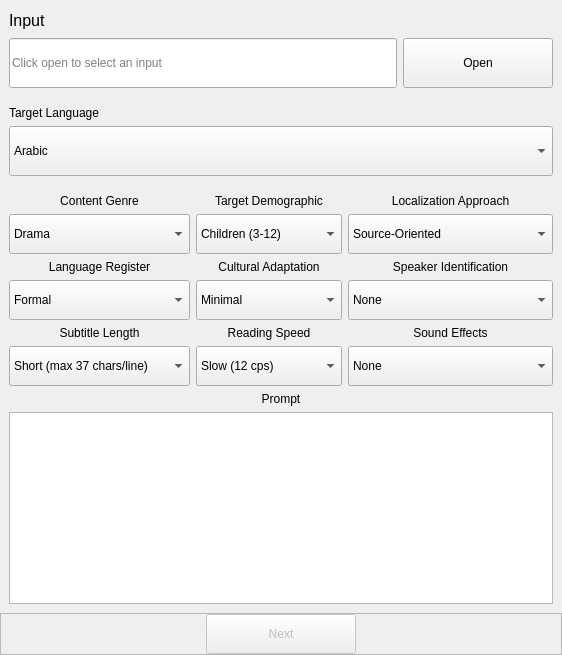
            <widget class="QWidget" name="Home">
             <property name="sizePolicy">
              <sizepolicy hsizetype="Preferred" vsizetype="Preferred">
               <horstretch>0</horstretch>
               <verstretch>0</verstretch>
              </sizepolicy>
             </property>
             <property name="maximumSize">
              <size>
               <width>16777215</width>
               <height>16777215</height>
              </size>
             </property>
             <layout class="QVBoxLayout" name="verticalLayout">
              <property name="spacing">
               <number>0</number>
              </property>
              <property name="leftMargin">
               <number>0</number>
              </property>
              <property name="topMargin">
               <number>0</number>
              </property>
              <property name="rightMargin">
               <number>0</number>
              </property>
              <property name="bottomMargin">
               <number>0</number>
              </property>
              <item>
               <layout class="QGridLayout" name="GridLayout">
                <property name="leftMargin">
                 <number>9</number>
                </property>
                <property name="topMargin">
                 <number>9</number>
                </property>
                <property name="rightMargin">
                 <number>9</number>
                </property>
                <property name="bottomMargin">
                 <number>9</number>
                </property>
                <property name="spacing">
                 <number>6</number>
                </property>
                <item row="1" column="0">
                 <widget class="QLineEdit" name="input">
                  <property name="enabled">
                   <bool>true</bool>
                  </property>
                  <property name="sizePolicy">
                   <sizepolicy hsizetype="Preferred" vsizetype="Preferred">
                    <horstretch>0</horstretch>
                    <verstretch>0</verstretch>
                   </sizepolicy>
                  </property>
                  <property name="minimumSize">
                   <size>
                    <width>0</width>
                    <height>50</height>
                   </size>
                  </property>
                  <property name="maximumSize">
                   <size>
                    <width>16777215</width>
                    <height>50</height>
                   </size>
                  </property>
                  <property name="text">
                   <string/>
                  </property>
                  <property name="dragEnabled">
                   <bool>true</bool>
                  </property>
                  <property name="readOnly">
                   <bool>true</bool>
                  </property>
                  <property name="placeholderText">
                   <string>Click open to select an input</string>
                  </property>
                 </widget>
                </item>
                <item row="0" column="0">
                 <widget class="QLabel" name="lbl_input">
                  <property name="sizePolicy">
                   <sizepolicy hsizetype="Preferred" vsizetype="Fixed">
                    <horstretch>0</horstretch>
                    <verstretch>0</verstretch>
                   </sizepolicy>
                  </property>
                  <property name="minimumSize">
                   <size>
                    <width>0</width>
                    <height>23</height>
                   </size>
                  </property>
                  <property name="font">
                   <font>
                    <family>Tahoma</family>
                    <pointsize>12</pointsize>
                    <italic>false</italic>
                    <bold>false</bold>
                   </font>
                  </property>
                  <property name="text">
                   <string>Input</string>
                  </property>
                 </widget>
                </item>
                <item row="1" column="1">
                 <widget class="QPushButton" name="btn_open">
                  <property name="sizePolicy">
                   <sizepolicy hsizetype="Preferred" vsizetype="Preferred">
                    <horstretch>0</horstretch>
                    <verstretch>0</verstretch>
                   </sizepolicy>
                  </property>
                  <property name="minimumSize">
                   <size>
                    <width>0</width>
                    <height>50</height>
                   </size>
                  </property>
                  <property name="maximumSize">
                   <size>
                    <width>150</width>
                    <height>16777215</height>
                   </size>
                  </property>
                  <property name="layoutDirection">
                   <enum>Qt::LayoutDirection::LeftToRight</enum>
                  </property>
                  <property name="text">
                   <string>Open</string>
                  </property>
                  <property name="icon">
                   <iconset resource="resources.qrc">
                    <normaloff>:/icons/images/icons/cil-folder-open.png</normaloff>:/icons/images/icons/cil-folder-open.png</iconset>
                  </property>
                 </widget>
                </item>
               </layout>
              </item>
              <item>
               <layout class="QGridLayout" name="GridLayout2">
                <property name="leftMargin">
                 <number>9</number>
                </property>
                <property name="topMargin">
                 <number>9</number>
                </property>
                <property name="rightMargin">
                 <number>9</number>
                </property>
                <property name="bottomMargin">
                 <number>9</number>
                </property>
                <property name="spacing">
                 <number>6</number>
                </property>
                <item row="0" column="0">
                 <widget class="QLabel" name="lbl_language">
                  <property name="sizePolicy">
                   <sizepolicy hsizetype="Preferred" vsizetype="Fixed">
                    <horstretch>0</horstretch>
                    <verstretch>0</verstretch>
                   </sizepolicy>
                  </property>
                  <property name="text">
                   <string>Target Language</string>
                  </property>
                 </widget>
                </item>
                <item row="1" column="0">
                 <widget class="QComboBox" name="target_language">
                  <property name="minimumSize">
                   <size>
                    <width>0</width>
                    <height>50</height>
                   </size>
                  </property>
                  <item>
                   <property name="text">
                    <string>Arabic</string>
                   </property>
                  </item>
                  <item>
                   <property name="text">
                    <string>English</string>
                   </property>
                  </item>
                  <item>
                   <property name="text">
                    <string>Spanish</string>
                   </property>
                  </item>
                  <item>
                   <property name="text">
                    <string>German</string>
                   </property>
                  </item>
                  <item>
                   <property name="text">
                    <string>French</string>
                   </property>
                  </item>
                  <item>
                   <property name="text">
                    <string>Chinese (Simplified)</string>
                   </property>
                  </item>
                  <item>
                   <property name="text">
                    <string>Chinese (Traditional)</string>
                   </property>
                  </item>
                  <item>
                   <property name="text">
                    <string>Hindi</string>
                   </property>
                  </item>
                  <item>
                   <property name="text">
                    <string>Japanese</string>
                   </property>
                  </item>
                  <item>
                   <property name="text">
                    <string>Russian</string>
                   </property>
                  </item>
                  <item>
                   <property name="text">
                    <string>Urdu</string>
                   </property>
                  </item>
                  <item>
                   <property name="text">
                    <string>Portuguese</string>
                   </property>
                  </item>
                  <item>
                   <property name="text">
                    <string>Vietnamese</string>
                   </property>
                  </item>
                  <item>
                   <property name="text">
                    <string>Bengali</string>
                   </property>
                  </item>
                 </widget>
                </item>
               </layout>
              </item>
              <item>
               <layout class="QGridLayout" name="GridLayout3">
                <property name="leftMargin">
                 <number>9</number>
                </property>
                <property name="topMargin">
                 <number>9</number>
                </property>
                <property name="rightMargin">
                 <number>9</number>
                </property>
                <property name="bottomMargin">
                 <number>9</number>
                </property>
                <property name="spacing">
                 <number>6</number>
                </property>
                <item row="2" column="0">
                 <widget class="QPlainTextEdit" name="prompt_edit"/>
                </item>
                <item row="1" column="0">
                 <widget class="QLabel" name="label_13">
                  <property name="text">
                   <string>Prompt</string>
                  </property>
                  <property name="alignment">
                   <set>Qt::AlignmentFlag::AlignCenter</set>
                  </property>
                 </widget>
                </item>
                <item row="0" column="0">
                 <layout class="QGridLayout" name="gridLayout">
                  <item row="3" column="0">
                   <widget class="QComboBox" name="box_register">
                    <property name="minimumSize">
                     <size>
                      <width>0</width>
                      <height>40</height>
                     </size>
                    </property>
                    <item>
                     <property name="text">
                      <string>Formal</string>
                     </property>
                    </item>
                    <item>
                     <property name="text">
                      <string>Neutral</string>
                     </property>
                    </item>
                    <item>
                     <property name="text">
                      <string>Informal</string>
                     </property>
                    </item>
                    <item>
                     <property name="text">
                      <string>Colloquial</string>
                     </property>
                    </item>
                   </widget>
                  </item>
                  <item row="0" column="0">
                   <widget class="QLabel" name="label_4">
                    <property name="text">
                     <string>Content Genre</string>
                    </property>
                    <property name="alignment">
                     <set>Qt::AlignmentFlag::AlignCenter</set>
                    </property>
                   </widget>
                  </item>
                  <item row="2" column="0">
                   <widget class="QLabel" name="label_5">
                    <property name="text">
                     <string>Language Register</string>
                    </property>
                    <property name="alignment">
                     <set>Qt::AlignmentFlag::AlignCenter</set>
                    </property>
                   </widget>
                  </item>
                  <item row="1" column="1">
                   <widget class="QComboBox" name="box_demo">
                    <property name="minimumSize">
                     <size>
                      <width>0</width>
                      <height>40</height>
                     </size>
                    </property>
                    <item>
                     <property name="text">
                      <string>Children (3-12)</string>
                     </property>
                    </item>
                    <item>
                     <property name="text">
                      <string>Teenagers (13-17)</string>
                     </property>
                    </item>
                    <item>
                     <property name="text">
                      <string>Young Adults (18-30)</string>
                     </property>
                    </item>
                    <item>
                     <property name="text">
                      <string>Adults (31-64)</string>
                     </property>
                    </item>
                    <item>
                     <property name="text">
                      <string>Seniors (65+)</string>
                     </property>
                    </item>
                    <item>
                     <property name="text">
                      <string>General Audience</string>
                     </property>
                    </item>
                   </widget>
                  </item>
                  <item row="5" column="1">
                   <widget class="QComboBox" name="box_speed">
                    <property name="minimumSize">
                     <size>
                      <width>0</width>
                      <height>40</height>
                     </size>
                    </property>
                    <item>
                     <property name="text">
                      <string>Slow (12 cps)</string>
                     </property>
                    </item>
                    <item>
                     <property name="text">
                      <string>Medium (15 cps)</string>
                     </property>
                    </item>
                    <item>
                     <property name="text">
                      <string>Fast (17 cps)</string>
                     </property>
                    </item>
                    <item>
                     <property name="text">
                      <string>Very Fast (20 cps)</string>
                     </property>
                    </item>
                   </widget>
                  </item>
                  <item row="5" column="0">
                   <widget class="QComboBox" name="box_subtitle">
                    <property name="minimumSize">
                     <size>
                      <width>0</width>
                      <height>40</height>
                     </size>
                    </property>
                    <item>
                     <property name="text">
                      <string>Short (max 37 chars/line)</string>
                     </property>
                    </item>
                    <item>
                     <property name="text">
                      <string>Medium (max 42 chars/line)</string>
                     </property>
                    </item>
                    <item>
                     <property name="text">
                      <string>Long (max 50 chars/line)</string>
                     </property>
                    </item>
                   </widget>
                  </item>
                  <item row="1" column="0">
                   <widget class="QComboBox" name="box_genre">
                    <property name="minimumSize">
                     <size>
                      <width>0</width>
                      <height>40</height>
                     </size>
                    </property>
                    <item>
                     <property name="text">
                      <string>Drama</string>
                     </property>
                    </item>
                    <item>
                     <property name="text">
                      <string>Comedy</string>
                     </property>
                    </item>
                    <item>
                     <property name="text">
                      <string>Action/Adventure</string>
                     </property>
                    </item>
                    <item>
                     <property name="text">
                      <string>Documentary</string>
                     </property>
                    </item>
                    <item>
                     <property name="text">
                      <string>News/Current Affairs</string>
                     </property>
                    </item>
                    <item>
                     <property name="text">
                      <string>Educational</string>
                     </property>
                    </item>
                    <item>
                     <property name="text">
                      <string>Sci-Fi/Fantasy</string>
                     </property>
                    </item>
                    <item>
                     <property name="text">
                      <string>Animation</string>
                     </property>
                    </item>
                   </widget>
                  </item>
                  <item row="1" column="2">
                   <widget class="QComboBox" name="box_localization">
                    <property name="minimumSize">
                     <size>
                      <width>0</width>
                      <height>40</height>
                     </size>
                    </property>
                    <item>
                     <property name="text">
                      <string>Source-Oriented</string>
                     </property>
                    </item>
                    <item>
                     <property name="text">
                      <string>Target-Oriented</string>
                     </property>
                    </item>
                    <item>
                     <property name="text">
                      <string>Neutral</string>
                     </property>
                    </item>
                    <item>
                     <property name="text">
                      <string>Transcreation</string>
                     </property>
                    </item>
                   </widget>
                  </item>
                  <item row="3" column="1">
                   <widget class="QComboBox" name="box_culture">
                    <property name="minimumSize">
                     <size>
                      <width>0</width>
                      <height>40</height>
                     </size>
                    </property>
                    <item>
                     <property name="text">
                      <string>Minimal</string>
                     </property>
                    </item>
                    <item>
                     <property name="text">
                      <string>Moderate</string>
                     </property>
                    </item>
                    <item>
                     <property name="text">
                      <string>Extensive</string>
                     </property>
                    </item>
                    <item>
                     <property name="text">
                      <string>Explicative</string>
                     </property>
                    </item>
                   </widget>
                  </item>
                  <item row="5" column="2">
                   <widget class="QComboBox" name="box_sound">
                    <property name="minimumSize">
                     <size>
                      <width>0</width>
                      <height>40</height>
                     </size>
                    </property>
                    <item>
                     <property name="text">
                      <string>None</string>
                     </property>
                    </item>
                    <item>
                     <property name="text">
                      <string>Minimal (key sounds only)</string>
                     </property>
                    </item>
                    <item>
                     <property name="text">
                      <string>Descriptive (all relevant sounds)</string>
                     </property>
                    </item>
                    <item>
                     <property name="text">
                      <string>Enhanced (sounds and music)</string>
                     </property>
                    </item>
                   </widget>
                  </item>
                  <item row="3" column="2">
                   <widget class="QComboBox" name="box_speaker">
                    <property name="minimumSize">
                     <size>
                      <width>0</width>
                      <height>40</height>
                     </size>
                    </property>
                    <item>
                     <property name="text">
                      <string>None</string>
                     </property>
                    </item>
                    <item>
                     <property name="text">
                      <string>Dashes for Dialogue</string>
                     </property>
                    </item>
                    <item>
                     <property name="text">
                      <string>Color-Coded</string>
                     </property>
                    </item>
                    <item>
                     <property name="text">
                      <string>Speaker Names</string>
                     </property>
                    </item>
                   </widget>
                  </item>
                  <item row="4" column="0">
                   <widget class="QLabel" name="label_6">
                    <property name="text">
                     <string>Subtitle Length</string>
                    </property>
                    <property name="alignment">
                     <set>Qt::AlignmentFlag::AlignCenter</set>
                    </property>
                   </widget>
                  </item>
                  <item row="0" column="1">
                   <widget class="QLabel" name="label_7">
                    <property name="text">
                     <string>Target Demographic</string>
                    </property>
                    <property name="alignment">
                     <set>Qt::AlignmentFlag::AlignCenter</set>
                    </property>
                   </widget>
                  </item>
                  <item row="2" column="1">
                   <widget class="QLabel" name="label_8">
                    <property name="text">
                     <string>Cultural Adaptation</string>
                    </property>
                    <property name="alignment">
                     <set>Qt::AlignmentFlag::AlignCenter</set>
                    </property>
                   </widget>
                  </item>
                  <item row="4" column="1">
                   <widget class="QLabel" name="label_9">
                    <property name="text">
                     <string>Reading Speed</string>
                    </property>
                    <property name="alignment">
                     <set>Qt::AlignmentFlag::AlignCenter</set>
                    </property>
                   </widget>
                  </item>
                  <item row="0" column="2">
                   <widget class="QLabel" name="label_10">
                    <property name="text">
                     <string>Localization Approach</string>
                    </property>
                    <property name="alignment">
                     <set>Qt::AlignmentFlag::AlignCenter</set>
                    </property>
                   </widget>
                  </item>
                  <item row="2" column="2">
                   <widget class="QLabel" name="label_11">
                    <property name="text">
                     <string>Speaker Identification</string>
                    </property>
                    <property name="alignment">
                     <set>Qt::AlignmentFlag::AlignCenter</set>
                    </property>
                   </widget>
                  </item>
                  <item row="4" column="2">
                   <widget class="QLabel" name="label_12">
                    <property name="text">
                     <string>Sound Effects</string>
                    </property>
                    <property name="alignment">
                     <set>Qt::AlignmentFlag::AlignCenter</set>
                    </property>
                   </widget>
                  </item>
                 </layout>
                </item>
               </layout>
              </item>
              <item>
               <widget class="QFrame" name="NextBox">
                <property name="sizePolicy">
                 <sizepolicy hsizetype="Preferred" vsizetype="Fixed">
                  <horstretch>0</horstretch>
                  <verstretch>0</verstretch>
                 </sizepolicy>
                </property>
                <property name="minimumSize">
                 <size>
                  <width>0</width>
                  <height>40</height>
                 </size>
                </property>
                <property name="frameShape">
                 <enum>QFrame::Shape::StyledPanel</enum>
                </property>
                <property name="frameShadow">
                 <enum>QFrame::Shadow::Raised</enum>
                </property>
                <layout class="QHBoxLayout" name="horizontalLayout">
                 <property name="spacing">
                  <number>0</number>
                 </property>
                 <property name="leftMargin">
                  <number>0</number>
                 </property>
                 <property name="topMargin">
                  <number>0</number>
                 </property>
                 <property name="rightMargin">
                  <number>0</number>
                 </property>
                 <property name="bottomMargin">
                  <number>0</number>
                 </property>
                 <item>
                  <widget class="QPushButton" name="btn_next">
                   <property name="enabled">
                    <bool>false</bool>
                   </property>
                   <property name="sizePolicy">
                    <sizepolicy hsizetype="Preferred" vsizetype="Preferred">
                     <horstretch>0</horstretch>
                     <verstretch>0</verstretch>
                    </sizepolicy>
                   </property>
                   <property name="minimumSize">
                    <size>
                     <width>150</width>
                     <height>40</height>
                    </size>
                   </property>
                   <property name="maximumSize">
                    <size>
                     <width>150</width>
                     <height>40</height>
                    </size>
                   </property>
                   <property name="text">
                    <string>Next</string>
                   </property>
                   <property name="icon">
                    <iconset resource="resources.qrc">
                     <normaloff>:/icons/images/icons/cil-arrow-circle-right.png</normaloff>:/icons/images/icons/cil-arrow-circle-right.png</iconset>
                   </property>
                  </widget>
                 </item>
                </layout>
               </widget>
              </item>
             </layout>
            </widget>
